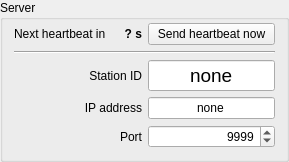
<?xml version="1.0" encoding="UTF-8"?>
<ui version="4.0">
 <class>QServer</class>
 <widget class="QGroupBox" name="QServer">
  <property name="geometry">
   <rect>
    <x>0</x>
    <y>0</y>
    <width>289</width>
    <height>137</height>
   </rect>
  </property>
  <property name="windowTitle">
   <string>Server</string>
  </property>
  <property name="title">
   <string>Server</string>
  </property>
  <layout class="QGridLayout" name="gridLayout">
   <property name="topMargin">
    <number>3</number>
   </property>
   <item row="0" column="0">
    <layout class="QHBoxLayout" name="lo_countdown">
     <item>
      <widget class="QLabel" name="lx_countdown">
       <property name="sizePolicy">
        <sizepolicy hsizetype="Preferred" vsizetype="Preferred">
         <horstretch>10</horstretch>
         <verstretch>0</verstretch>
        </sizepolicy>
       </property>
       <property name="text">
        <string>Next heartbeat in</string>
       </property>
      </widget>
     </item>
     <item>
      <widget class="QLabel" name="lb_countdown">
       <property name="sizePolicy">
        <sizepolicy hsizetype="Preferred" vsizetype="Preferred">
         <horstretch>1</horstretch>
         <verstretch>0</verstretch>
        </sizepolicy>
       </property>
       <property name="font">
        <font>
         <weight>75</weight>
         <bold>true</bold>
        </font>
       </property>
       <property name="text">
        <string>? s</string>
       </property>
       <property name="alignment">
        <set>Qt::AlignRight|Qt::AlignTrailing|Qt::AlignVCenter</set>
       </property>
      </widget>
     </item>
    </layout>
   </item>
   <item row="1" column="0" colspan="2">
    <widget class="Line" name="line">
     <property name="orientation">
      <enum>Qt::Horizontal</enum>
     </property>
    </widget>
   </item>
   <item row="3" column="1">
    <widget class="QLineEdit" name="le_ip">
     <property name="sizePolicy">
      <sizepolicy hsizetype="Preferred" vsizetype="Fixed">
       <horstretch>1</horstretch>
       <verstretch>0</verstretch>
      </sizepolicy>
     </property>
     <property name="inputMask">
      <string/>
     </property>
     <property name="text">
      <string>none</string>
     </property>
     <property name="maxLength">
      <number>32767</number>
     </property>
     <property name="alignment">
      <set>Qt::AlignCenter</set>
     </property>
    </widget>
   </item>
   <item row="2" column="0">
    <widget class="QLabel" name="lx_station_id">
     <property name="sizePolicy">
      <sizepolicy hsizetype="Preferred" vsizetype="Preferred">
       <horstretch>1</horstretch>
       <verstretch>0</verstretch>
      </sizepolicy>
     </property>
     <property name="text">
      <string>Station ID</string>
     </property>
     <property name="alignment">
      <set>Qt::AlignRight|Qt::AlignTrailing|Qt::AlignVCenter</set>
     </property>
    </widget>
   </item>
   <item row="0" column="1">
    <widget class="QPushButton" name="bt_send_heartbeat">
     <property name="sizePolicy">
      <sizepolicy hsizetype="Minimum" vsizetype="Fixed">
       <horstretch>0</horstretch>
       <verstretch>0</verstretch>
      </sizepolicy>
     </property>
     <property name="text">
      <string>Send heartbeat now</string>
     </property>
    </widget>
   </item>
   <item row="4" column="0">
    <widget class="QLabel" name="lx_port">
     <property name="sizePolicy">
      <sizepolicy hsizetype="Preferred" vsizetype="Preferred">
       <horstretch>1</horstretch>
       <verstretch>0</verstretch>
      </sizepolicy>
     </property>
     <property name="text">
      <string>Port</string>
     </property>
     <property name="alignment">
      <set>Qt::AlignRight|Qt::AlignTrailing|Qt::AlignVCenter</set>
     </property>
    </widget>
   </item>
   <item row="3" column="0">
    <widget class="QLabel" name="lx_ip">
     <property name="sizePolicy">
      <sizepolicy hsizetype="Preferred" vsizetype="Preferred">
       <horstretch>1</horstretch>
       <verstretch>0</verstretch>
      </sizepolicy>
     </property>
     <property name="text">
      <string>IP address</string>
     </property>
     <property name="alignment">
      <set>Qt::AlignRight|Qt::AlignTrailing|Qt::AlignVCenter</set>
     </property>
    </widget>
   </item>
   <item row="2" column="1">
    <widget class="QLineEdit" name="le_station_id">
     <property name="sizePolicy">
      <sizepolicy hsizetype="Preferred" vsizetype="Fixed">
       <horstretch>1</horstretch>
       <verstretch>0</verstretch>
      </sizepolicy>
     </property>
     <property name="font">
      <font>
       <pointsize>14</pointsize>
      </font>
     </property>
     <property name="text">
      <string>none</string>
     </property>
     <property name="maxLength">
      <number>4</number>
     </property>
     <property name="alignment">
      <set>Qt::AlignCenter</set>
     </property>
    </widget>
   </item>
   <item row="4" column="1">
    <widget class="QSpinBox" name="sb_port">
     <property name="sizePolicy">
      <sizepolicy hsizetype="Preferred" vsizetype="Fixed">
       <horstretch>1</horstretch>
       <verstretch>0</verstretch>
      </sizepolicy>
     </property>
     <property name="toolTip">
      <string>port</string>
     </property>
     <property name="alignment">
      <set>Qt::AlignRight|Qt::AlignTrailing|Qt::AlignVCenter</set>
     </property>
     <property name="minimum">
      <number>80</number>
     </property>
     <property name="maximum">
      <number>65535</number>
     </property>
     <property name="value">
      <number>9999</number>
     </property>
    </widget>
   </item>
  </layout>
 </widget>
 <tabstops>
  <tabstop>le_station_id</tabstop>
  <tabstop>le_ip</tabstop>
  <tabstop>sb_port</tabstop>
 </tabstops>
 <resources/>
 <connections/>
</ui>
